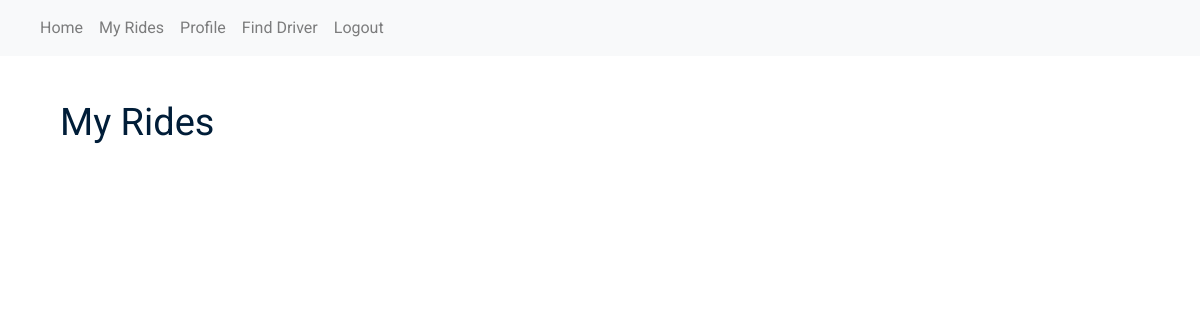
The app's page /passenger/myrides (signed in), older data.
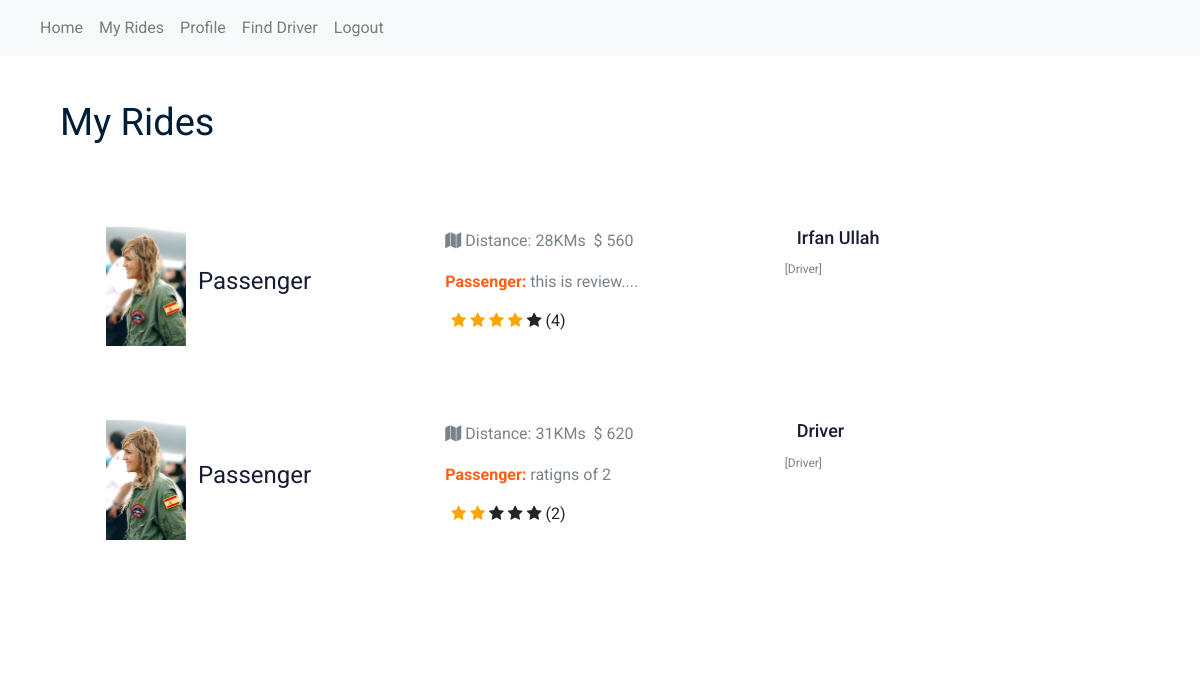
The same page, newer data.
### app/models/models.py (models this page shows, shortened)
class Ride(db.Model):
    __tablename__ = "rides"
    id = db.Column(db.Integer, primary_key=True)
    driver_id = db.Column(db.Integer, db.ForeignKey('users.id'))
    passenger_id = db.Column(db.Integer, db.ForeignKey('users.id'))
    from_loc = db.Column(db.String(150), nullable=False)
    to_loc = db.Column(db.String(150), nullable=False)
    isStarted = db.Column(db.Integer, default=0) #0: not started, 1: started, 2: responded by other driver.
    isEnded = db.Column(db.Integer, default=0) #0: not ended, 1: ended
    isPaid = db.Column(db.Integer, default=0) #0: not paid, 1: paid
    driver_ratings = db.Column(db.Integer, nullable=True)
    distance = db.Column(db.Integer, default=0)
    passenger_review_for_driver = db.Column(
        db.String(255), nullable=True)  # will be updated when ride ends
    price = db.Column(db.Integer, nullable=False)
    isReviewedByPassenger = db.Column(db.Integer, nullable=False, default=0)
    ride_date = db.Column(db.DateTime, nullable=False, default=datetime.utcnow)

class User(db.Model,UserMixin):
    __tablename__ = "users"
    id = db.Column(db.Integer, primary_key=True)
    name = db.Column(db.String(100), nullable=False)
    surname = db.Column(db.String(100), nullable=False)
    email = db.Column(db.String(100), unique=True, nullable=False)
    country = db.Column(db.String(100),nullable=True)
    password = db.Column(db.String(150), nullable=False)
    zipcode = db.Column(db.Integer, default=0)
    roles = db.Column(db.String(10), default="Passenger")
    profile_image = db.Column(db.String(255), nullable=True, default="0")
    member_since = db.Column(db.DateTime, nullable=False, default=datetime.utcnow)
    passengers = db.relationship('Ride', foreign_keys="[Ride.passenger_id]")
    drivers = db.relationship('Ride', foreign_keys="[Ride.driver_id]")

### app/passenger/views.py (the view)
@pb.route('/myrides')
@login_required
def my_rides():
    isPassenger()
    user = current_user
    rides = db.engine.execute(text("SELECT * from rides left join users on users.id = rides.driver_id where passenger_id = " + str(user.id)))
    return render_template('passenger_my_rides.html', rides=rides, user=user, )

### app/models/models.py (called while the page is built)
@login_manager.user_loader
def load_user(user_id):
    return User.query.get(user_id)

### app/passenger/views.py (called while the page is built)
def isPassenger():
    user = current_user
    if not user.roles == "Passenger":
        flash("You are not Driver. Please login/Register with Driver account.", 'danger')
        return redirect("/logout")

### app/passenger/templates/passenger_my_rides.html (shortened to what the changed rows need)
{% extends 'pass_masterlayout.html' %}
{% block body %}
<section class="contact-section section_padding">
    <div class="container">
        <div class="row">
            <div class="col-lg-12">
                <div class="job_listing_area" style="background-color:white;">
                    <div class="container">
                        <div class="job_lists">
                            <div class="row">
                                {% for ride in rides %}
                                <div class="col-lg-12 col-md-12">
                                    <div class="single_jobs white-bg d-flex justify-content-between">
                                        <div class="col-md-4">
                                            <div class="jobs_left d-flex align-items-center">
                                                <div class="">
                                                    {% if user.profile_image == "0" %}
                                                    <img src="https://mdbootstrap.com/img/Photos/Others/placeholder-avatar.jpg"
                                                         class="img-responsive" style="width:80px;margin-right:12px;"
                                                         alt="">
                                                    {% else %}
                                                    <img src="{{url_for('static',filename='uploads/'+user.profile_image)}}"
                                                         class="img-responsive" style="width:80px;margin-right:12px;"
                                                         alt="">
                                                    {% endif %}
                                                </div>
                                                <div class="jobs_conetent">
                                                    <a href=""><h4>{{user.name}}</h4></a>
                                                </div>
                                            </div>
                                        </div>
                                        <div class="col-md-4">
                                            <div class="links_locat d-flex align-items-center">
                                                <div class="location">
                                                    <p><i class="fa fa-map"></i> Distance: {{ride.distance}}KMs</p>
                                                </div>
                                                <div class="location">
                                                    <p> $ {{ride.price}}</p>
                                                </div>
                                            </div>
                                            {% if ride.isReviewedByPassenger == 1 %}
                                            <p><b>Passenger:</b> {{ride.passenger_review_for_driver}}</p>
                                            <div style="margin-left:6px;" class="reply-btn">
                                                {% for i in range(0,5) %}
                                                {% if i+1 <= ride.driver_ratings %}
                                                <span><i class="fa fa-star checked"></i></span>
                                                {% else %}
                                                <span><i class="fa fa-star"></i></span>
                                                {% endif %}
                                                {% endfor %}
                                                ({{ride.driver_ratings}})
                                            </div>
                                            {% endif %}
                                        </div>
                                        <div class="col-md-4">
                                            <div class="jobs_right">
                                                <div class=" pull-left">
                                                </div>
                                                <div class="jobs_conetent">
                                                    <a href="">
                                                        <h4>{{ride.name}}</h4><span
                                                            style="font-size:12px;color:gray;">[Driver]</span></a>
                                                </div>
                                            </div>
                                        </div>
                                    </div>
                                </div>
                                {% endfor %}
                            </div>
                        </div>
                    </div>
                </div>
            </div>
        </div>
    </div>
</section>
{% endblock %}

Row changes from the older to the newer data that the page shows:
added Ride: profile_image (picture), distance "28", price "560", passenger_review_for_driver "this is review....", isReviewedByPassenger 1 (drawn), driver_ratings "4", name "Irfan Ullah"
now on this page (row edited): User: name "Passenger"
added Ride: profile_image (picture), distance "31", price "620", passenger_review_for_driver "ratigns of 2", isReviewedByPassenger 1 (drawn), driver_ratings "2", name "Driver"
